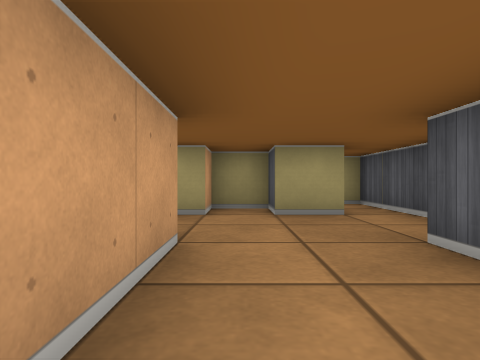
view 1 (above)

12 first-person views from a walk through a cub3D ray-caster map. The camera is about half as high as the walls, looks level and sees 75° across. The floor is counted in squares. Each view is taken from the middle of a square. On the plan, view 1 faces up. The plan holds only what a view shows up to about 9 squares ahead; the rest is blank. The place goes on beyond the plan.

view 2
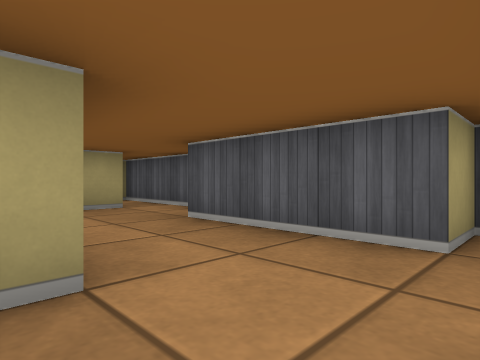

view 3
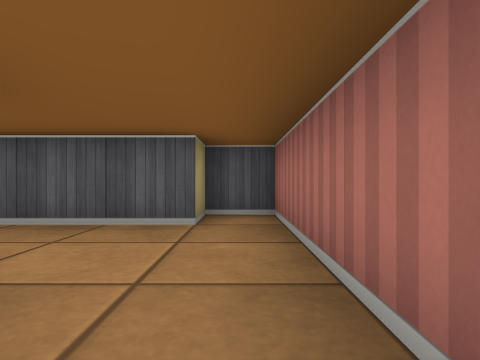

view 4
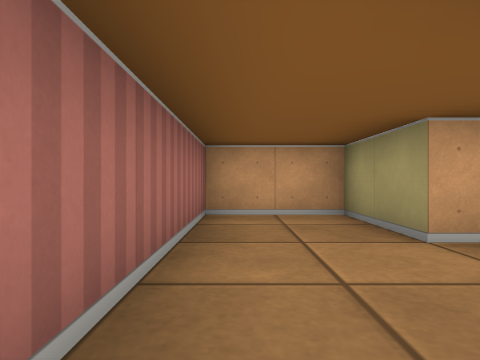

view 5
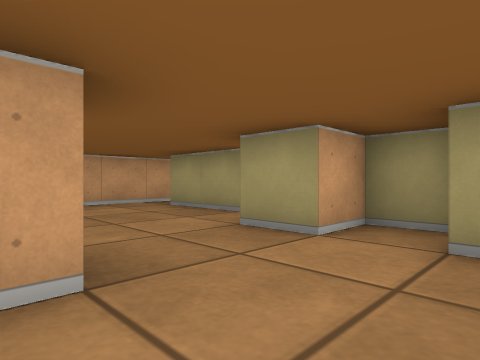

view 6
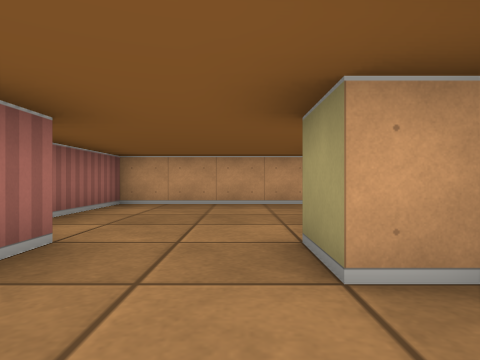

view 7
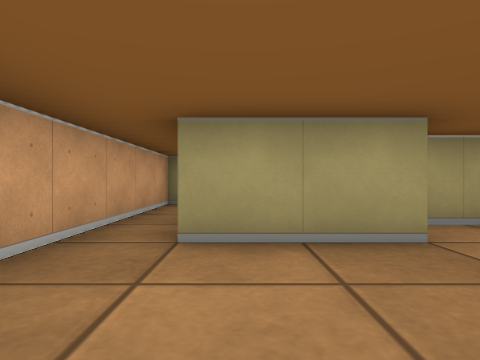

view 8
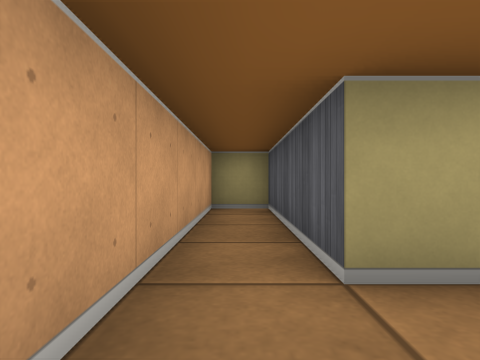

view 9
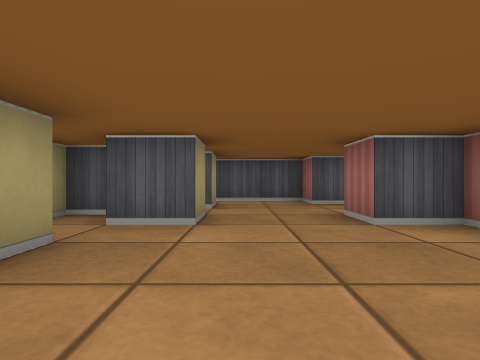

view 10
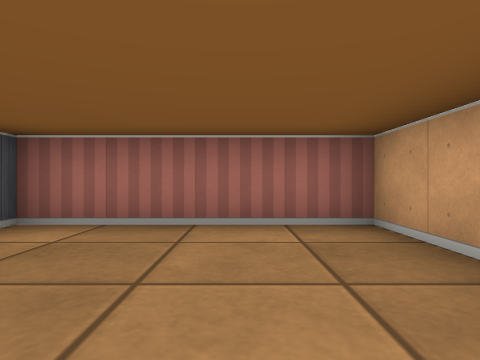

view 11
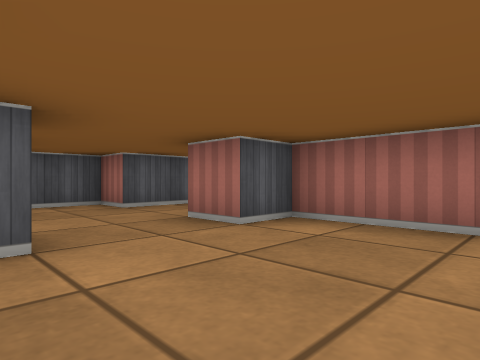

view 12
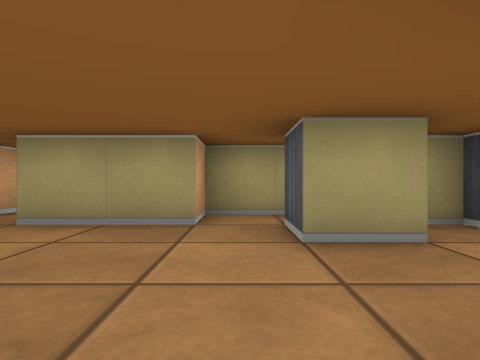

### Floor plan
Points are (right, up) in squares from view 1. A wall is a line through its corners. A room is listed if a view was taken in it or the views show most of it. See-through windows are left out.
Room 1 (views 1, 2, 3, 4, 5)
walls: (-0.5, 2.5) (-0.5, 0.5) (-2.5, 0.5) (-2.5, -1.5) (2.5, -1.5) (2.5, -0.5) (1.5, -0.5) (1.5, 2.5)
ways out: opening at (0.5, 1.5) to room 2
Room 2 (view 6)
walls: (1.6, 4.5) (0.5, 4.5); (0.5, 5.5) (-0.5, 5.5); (1.5, 2.5) (2.5, 2.5) (2.5, 6.5) (2.1, 6.5)
ways out: opening at (0.5, 1.5) to room 1; opening at (-1, 3.5) to room 3
Room 3 (views 7, 8, 9, 10, 11, 12)
walls: (-0.5, 4.5) (-1.5, 4.5) (-1.5, 5.5); (-0.5, 5.9) (-0.5, 6.5) (-2.5, 6.5) (-2.5, 5.5) (-4.5, 5.5) (-4.5, 9.5) (-5.5, 9.5) (-5.5, 1.5) (-1.5, 1.5) (-1.5, 2.5) (-0.5, 2.5)
ways out: opening at (-1, 3.5) to room 2

Where each view was taken, in squares from view 1:
view 1: 0 up, 0 right, facing up
view 2: 1 down, 1 left, facing up-right
view 3: 1 down, 2 left, facing right
view 4: 1 down, 2 right, facing left
view 5: 2 up, 1 right, facing up-left
view 6: 4 up, 1 right, facing left
view 7: 3 up, 4 left, facing up
view 8: 4 up, 5 left, facing up
view 9: 4 up, 5 left, facing right
view 10: 5 up, 4 left, facing down
view 11: 5 up, 4 left, facing down-right
view 12: 2 up, 2 left, facing up
